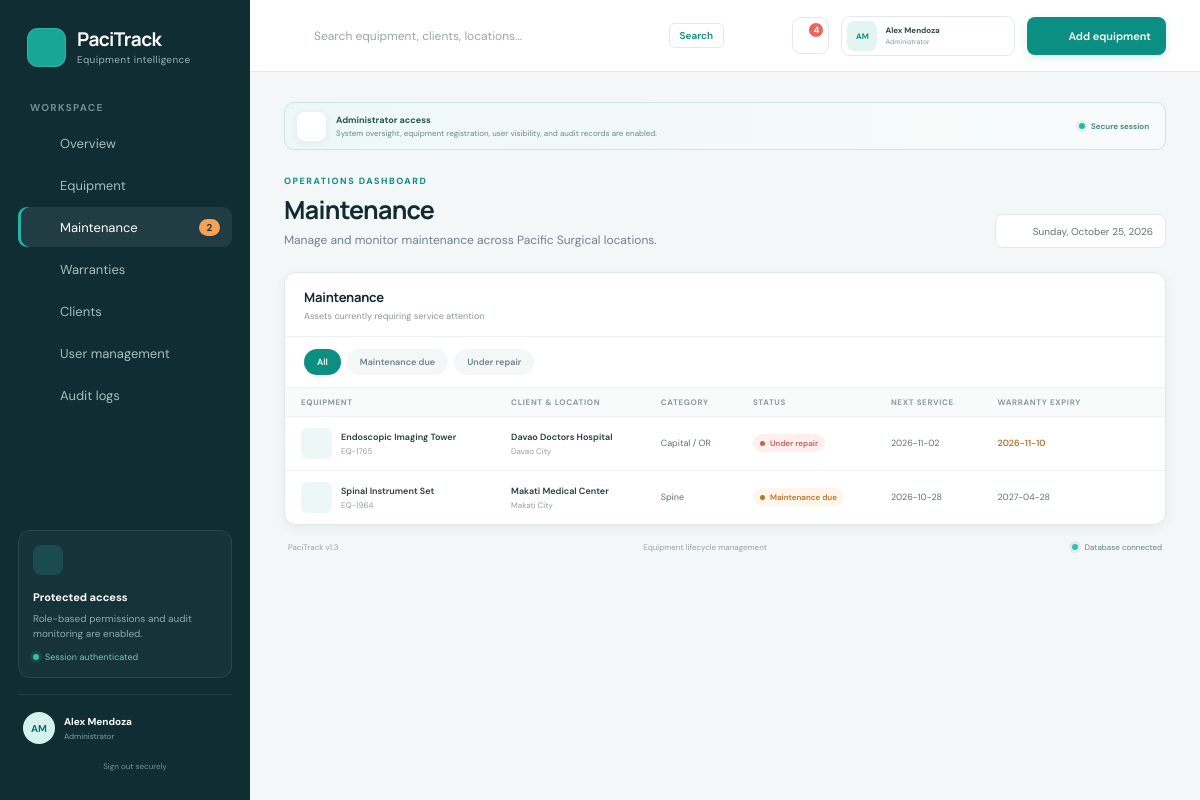
/index.php?page=maintenance (signed in), run on the app's committed database.
### tables this page shows
CREATE TABLE IF NOT EXISTS equipment (
  id INT UNSIGNED AUTO_INCREMENT PRIMARY KEY,
  equipment_id VARCHAR(40) NOT NULL UNIQUE,
  name VARCHAR(180) NOT NULL,
  client VARCHAR(180) NOT NULL,
  location VARCHAR(140) NOT NULL,
  status ENUM('In service','Maintenance due','Under repair','In storage','Retired') NOT NULL DEFAULT 'In service',
  due_date DATE NOT NULL,
  warranty_expiry DATE NULL,
  equipment_type VARCHAR(100) NOT NULL DEFAULT 'General',
  created_at TIMESTAMP NOT NULL DEFAULT CURRENT_TIMESTAMP,
  updated_at TIMESTAMP NOT NULL DEFAULT CURRENT_TIMESTAMP ON UPDATE CURRENT_TIMESTAMP
);

### auth.php (called while the page is built, shortened)
<?php
function is_logged_in(): bool {
    return !empty($_SESSION['user_id']);
}
function current_user(): ?array {
    return [
        'id'    => (int)$_SESSION['user_id'],
        'name'  => (string)($_SESSION['name']  ?? 'User'),
        'email' => (string)($_SESSION['email'] ?? ''),
        'role'  => (string)($_SESSION['role']  ?? 'Operations User'),
    ];
}
function is_admin(): bool {
    return (current_user()['role'] ?? '') === 'Administrator';
}

### queries.php (called while the page is built, shortened)
<?php
function get_all_equipment(PDO $pdo, string $q = ''): array {
    $sql    = 'SELECT * FROM equipment';
    $params = [];
    $sql .= ' ORDER BY updated_at DESC, id DESC';
    $stmt = $pdo->prepare($sql);
    $stmt->execute($params);
    return $stmt->fetchAll();
}

### partials/equipment_table.php (the view, shortened to what this page needs)
<?php
$showEditColumn  = $showEditColumn  ?? is_admin();
$tableFilters    = $tableFilters    ?? '';
$emptyMessage    = $emptyMessage    ?? 'No records in this view.';
$colspan         = $showEditColumn ? 7 : 6;
?>
<section class="panel table-panel">
    <div class="panel-head">
        <div>
            <h2><?= h($tableTitle) ?></h2>
            <p><?= h($tableSubtitle) ?></p>
        </div>
    </div>
    <?php if ($tableFilters): ?><div class="filter-tabs"><?= $tableFilters ?></div><?php endif; ?>
    <div class="table-scroll">
        <table>
            <thead>
                <tr>
                    <th>Equipment</th>
                    <th>Client &amp; location</th>
                    <th>Category</th>
                    <th>Status</th>
                    <th>Next service</th>
                    <th>Warranty expiry</th>
                    <?php if ($showEditColumn): ?><th></th><?php endif; ?>
                </tr>
            </thead>
            <tbody>
            <?php if ($tableRows): foreach ($tableRows as $item):
                $statusCls   = status_class($item['status']);
                $warrantyCls = warranty_class($item['warranty_expiry']);
            ?>
                <tr>
                    <td>
                        <div class="equipment-cell">
                            <span><?= icon('box') ?></span>
                            <div><strong><?= h($item['name']) ?></strong><small><?= h($item['equipment_id']) ?></small></div>
                        </div>
                    </td>
                    <td><strong><?= h($item['client']) ?></strong><small><?= h($item['location']) ?></small></td>
                    <td><?= h($item['equipment_type']) ?></td>
                    <td><span class="status <?= h($statusCls) ?>"><i></i><?= h($item['status']) ?></span></td>
                    <td><?= h($item['due_date']) ?></td>
                    <td class="<?= h($warrantyCls) ?>"><?= h($item['warranty_expiry'] ?: '—') ?></td>
                    <?php if ($showEditColumn): ?>
                        <td class="row-action-cell">
                            <button class="row-button"
                                data-id="<?= h($item['id']) ?>"
                                data-equipment-id="<?= h($item['equipment_id']) ?>"
                                data-name="<?= h($item['name']) ?>"
                                data-client="<?= h($item['client']) ?>"
                                data-location="<?= h($item['location']) ?>"
                                data-status="<?= h($item['status']) ?>"
                                data-due-date="<?= h($item['due_date']) ?>"
                                data-warranty-expiry="<?= h($item['warranty_expiry'] ?: '') ?>"
                                data-equipment-type="<?= h($item['equipment_type']) ?>"
                                onclick="openEdit(this)"
                                aria-label="Edit <?= h($item['equipment_id']) ?>"
                                title="Edit equipment"><?= icon('edit', 14) ?></button>
                        </td>
                    <?php endif; ?>
                </tr>
            <?php endforeach; else: ?>
                <tr><td colspan="<?= $colspan ?>" class="empty-cell"><?= h($emptyMessage) ?></td></tr>
            <?php endif; ?>
            </tbody>
        </table>
    </div>
</section>

### functions.php (shortened to what this page needs)
<?php
function h(mixed $value): string {
    return htmlspecialchars((string)$value, ENT_QUOTES, 'UTF-8');
}
function icon(string $name, int $size = 18): string {
    $paths = [
        'grid'         => '<rect x="3" y="3" width="7" height="7" rx="2"/><rect x="14" y="3" width="7" height="7" rx="2"/><rect x="3" y="14" width="7" height="7" rx="2"/><rect x="14" y="14" width="7" height="7" rx="2"/>',
        'box'          => '<path d="m21 8-9 5-9-5"/><path d="M3.3 7 12 2l8.7 5v10L12 22l-8.7-5Z"/><path d="M12 13v9"/>',
        'tool'         => '<path d="M14.7 6.3a4 4 0 0 0-5-5L12 3.6 8.4 7.2 6.1 4.9a4 4 0 0 0 5 5l-6.8 6.8a2.1 2.1 0 0 0 3 3l6.8-6.8a4 4 0 0 0 5-5l-2.3 2.3-3.6-3.6Z"/>',
        'shield'       => '<path d="M12 22s8-4 8-10V5l-8-3-8 3v7c0 6 8 10 8 10"/><path d="m9 12 2 2 4-4"/>',
        'building'     => '<path d="M3 21h18M6 21V5l6-3 6 3v16"/><path d="M9 9h1m4 0h1M9 13h1m4 0h1M9 17h1m4 0h1"/>',
        'users'        => '<path d="M16 21v-2a4 4 0 0 0-4-4H6a4 4 0 0 0-4 4v2"/><circle cx="9" cy="7" r="4"/><path d="M22 21v-2a4 4 0 0 0-3-3.9M16 3.1a4 4 0 0 1 0 7.8"/>',
        'history'      => '<path d="M3 12a9 9 0 1 0 3-6.7L3 8"/><path d="M3 3v5h5M12 7v5l3 2"/>',
        'search'       => '<circle cx="11" cy="11" r="7"/><path d="m20 20-4-4"/>',
        'bell'         => '<path d="M18 8a6 6 0 0 0-12 0c0 7-3 7-3 9h18c0-2-3-2-3-9"/><path d="M10 21h4"/>',
        'plus'         => '<path d="M12 5v14M5 12h14"/>',
        'arrow'        => '<path d="m9 18 6-6-6-6"/>',
        'check'        => '<path d="m5 12 4 4L19 6"/>',
        'alert'        => '<path d="M10.3 2.9 1.8 17a2 2 0 0 0 1.7 3h17a2 2 0 0 0 1.7-3L13.7 2.9a2 2 0 0 0-3.4 0Z"/><path d="M12 9v4m0 4h.01"/>',
        'clock'        => '<circle cx="12" cy="12" r="9"/><path d="M12 7v5l3 2"/>',
        'lock'         => '<rect x="4" y="10" width="16" height="11" rx="2"/><path d="M8 10V7a4 4 0 0 1 8 0v3"/>',
        'menu'         => '<path d="M4 7h16M4 12h16M4 17h16"/>',
        'close'        => '<path d="m6 6 12 12M18 6 6 18"/>',
        'edit'         => '<path d="M12 20h9"/><path d="M16.5 3.5a2.1 2.1 0 0 1 3 3L7 19l-4 1 1-4Z"/>',
        'chevron-down' => '<path d="m6 9 6 6 6-6"/>',
    ];
    $body = $paths[$name] ?? $paths['box'];
    return '<svg width="' . $size . '" height="' . $size . '" viewBox="0 0 24 24" fill="none" '
        . 'stroke="currentColor" stroke-width="1.8" stroke-linecap="round" stroke-linejoin="round" '
        . 'aria-hidden="true">' . $body . '</svg>';
}
function status_class(string $status): string {
    return strtolower(str_replace(' ', '-', $status));
}
function warranty_class(?string $expiry): string {
    $today = date('Y-m-d');
    if ($expiry <= date('Y-m-d', strtotime('+30 days'))) return 'warranty-soon';
    return '';
}

### style.css (style rules this page uses)
:root { font-family: 'DM Sans', sans-serif; color: #142a31; background: #f3f7f7; font-synthesis: none; --navy: #102d34; --teal: #0c8f83; --teal-dark: #08766d; --ink: #142a31; --muted: #718186; --line: #e2e9e9; --surface: #ffffff; }
* { box-sizing: border-box; }
body { margin: 0; min-width: 320px; min-height: 100vh; background: #f3f7f7; }
button, input, select { font: inherit; }
button { cursor: pointer; }
.nav-item.active svg { color: #47c4b8; }
.panel { background: var(--surface); border: 1px solid var(--line); border-radius: 12px; box-shadow: 0 3px 12px #143c4010; }
.panel-head { padding: 17px 19px 14px; display: flex; align-items: center; justify-content: space-between; border-bottom: 1px solid #edf1f1; gap: 10px; flex-wrap: wrap; }
.panel-head h2 { font: 700 13px/1.2 Manrope, sans-serif; margin: 0; letter-spacing: -.2px; }
.panel-head p { color: #88979a; margin: 4px 0 0; font-size: 9px; }
.table-panel { overflow: hidden; margin-top: 14px; }
.table-scroll { overflow-x: auto; }
table { width: 100%; border-collapse: collapse; min-width: 850px; }
th { text-align: left; color: #8b989b; font-size: 8px; text-transform: uppercase; letter-spacing: .65px; background: #f9fbfb; padding: 9px 16px; font-weight: 700; }
td { border-top: 1px solid #edf1f1; padding: 11px 16px; color: #5f7175; font-size: 9px; vertical-align: middle; }
td strong, td small { display: block; }
td strong { color: #2a3c40; font-size: 9px; font-weight: 600; }
td small { color: #929fa2; font-size: 8px; margin-top: 3px; }
.equipment-cell { display: flex; align-items: center; gap: 9px; }
.equipment-cell > span { width: 31px; height: 31px; border-radius: 7px; display: grid; place-items: center; background: #edf7f5; color: var(--teal); flex: 0 0 31px; }
.status { display: inline-flex; align-items: center; gap: 5px; border-radius: 10px; padding: 4px 7px; background: #ebf7f4; color: #138171; font-size: 8px; font-weight: 600; white-space: nowrap; }
.status i { width: 5px; height: 5px; border-radius: 50%; background: currentColor; }
.status.maintenance-due { background: #fff5e8; color: #b67433; }
.status.under-repair { background: #fff0ef; color: #c85e56; }
.row-action-cell { width: 34px; text-align: right; }
.row-button { border: 0; background: none; color: #8a999c; padding: 4px; border-radius: 6px; }
.warranty-soon { color: #b67433 !important; font-weight: 600; }
.filter-tabs { display: flex; gap: 6px; padding: 12px 19px; border-bottom: 1px solid #edf1f1; flex-wrap: wrap; }

### data on the page
equipment: $size 18 (drawn), name "Endoscopic Imaging Tower", equipment "EQ-1765", client "Davao Doctors Hospital", location "Davao City", equipment_type "Capital / OR", status "Under repair", due_date "2026-11-02", warranty_expiry "2026-11-10"
equipment: $size 18 (drawn), name "Spinal Instrument Set", equipment "EQ-1964", client "Makati Medical Center", location "Makati City", equipment_type "Spine", status "Maintenance due", due_date "2026-10-28", warranty_expiry "2027-04-28"

### other printed values
$config['app']['name'] "PaciTrack"
$config['app']['tagline'] "Equipment intelligence"
$meta[1] "Overview"
$meta[1] "Equipment"
$meta[1] "Maintenance"
$meta[1] "Warranties"
$meta[1] "Clients"
$meta[1] "User management"
$meta[1] "Audit logs"
$initials "AM"
$currentUser['name'] "Alex Mendoza"
$currentUser['role'] "Administrator"
$alertCount "4"
$pageHeading "Maintenance"
$pageSubhead "Manage and monitor maintenance across Pacific Surgical locations."
